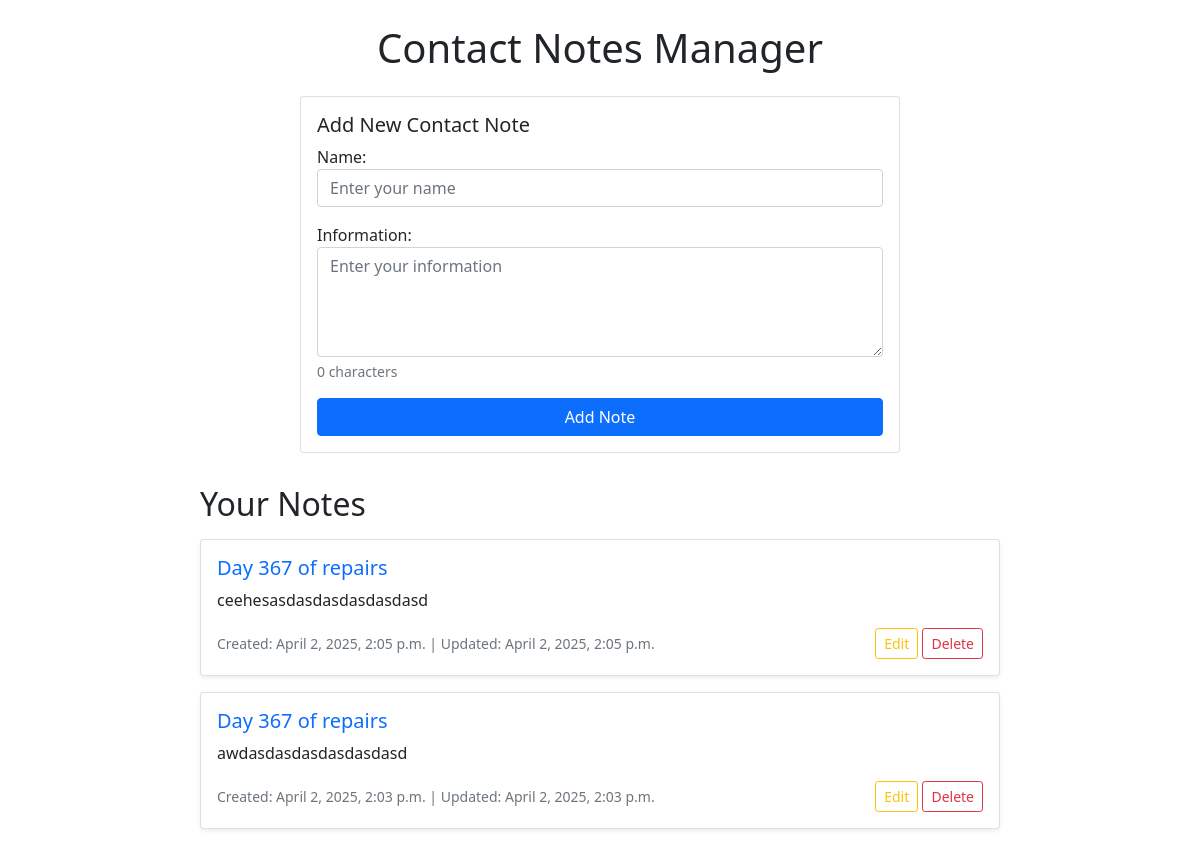
The page / on the database its author committed.
### DWF_App/models.py (models this page shows, shortened)
class Entry(models.Model):
    name = models.CharField(max_length=75)
    information = models.TextField()
    created_at = models.DateTimeField(auto_now_add=True)
    updated_at = models.DateTimeField(auto_now=True)
    class Meta:
        ordering = ['-created_at']

### DWF_App/views.py (the view)
# urls.py: path('', entry_list, name='entry_list'),
def entry_list(request):
    entries = Entry.objects.all().order_by('-created_at')
    form = EntryForm()
    return render(request, 'entries/entry_list.html', {
        'entries': entries,
        'form': form
    })

### DWF_App/forms.py (shortened to what this page needs)
class EntryForm(forms.ModelForm):
    class Meta:
        model = Entry
        fields = ['name', 'information']
        widgets = {
            'name': forms.TextInput(attrs={
                'class': 'form-control',
                'placeholder': 'Enter your name'
            }),
            'information': forms.Textarea(attrs={
                'class': 'form-control',
                'placeholder': 'Enter your information',
                'rows': 4,
                'data-min-length': '10',
                'oninput': 'this.nextElementSibling.textContent = this.value.length + " characters"'
            })
        }

### DWF_App/templates/entries/entry_list.html (shortened to what this page needs)
<!DOCTYPE html>
<html lang="en">
<head>
    <link href="https://cdn.jsdelivr.net/npm/bootstrap@5.1.3/dist/css/bootstrap.min.css" rel="stylesheet">
</head>
<body>
    <div class="container mt-4">
        <h1 class="text-center mb-4">Contact Notes Manager</h1>
        <div class="form-container">
            <div class="card">
                <div class="card-body">
                    <h5 class="card-title">Add New Contact Note</h5>
                    <form id="entry-form"
                    hx-post="{% url 'add_entry' %}"
                    hx-target="#entries-list"
                    hx-swap="outerHTML"
                    hx-indicator="#submit-button"
                    hx-on::after-request="if(event.detail.successful) { this.reset(); }">
                            {{ form.as_p }}
                            <button type="submit" id="submit-button" class="btn btn-primary w-100">
                                <span>Add Note</span>
                            </button>
                    </form>
                </div>
            </div>
        </div>
        <div class="entries-container">
            <h2 class="mb-3">Your Notes</h2>
            <div id="entries-list">
                {% include "entries/entries_list_partial.html" %}
            </div>
        </div>
    </div>
</body>
</html>

### DWF_App/templates/entries/entries_list_partial.html
{% for entry in entries %}
    {% include "entries/entry_item.html" with entry=entry %}
{% empty %}
    <div class="alert alert-info">No notes yet. Add your first note above!</div>
{% endfor %}

### DWF_App/templates/entries/entry_item.html
<div class="card mb-3 shadow-sm" id="entry-{{ entry.id }}">
    <div class="card-body">
        <h5 class="card-title text-primary">{{ entry.name }}</h5>
        <p class="card-text">{{ entry.information }}</p>
        <div class="d-flex justify-content-between align-items-center">
            <small class="text-muted">
                Created: {{ entry.created_at|date:"F j, Y, g:i a" }}
                {% if entry.updated_at != entry.created_at %}
                    | Updated: {{ entry.updated_at|date:"F j, Y, g:i a" }}
                {% endif %}
            </small>
            <div>
                <button  class="btn btn-sm btn-outline-warning"
                 hx-get="{% url 'edit_entry' entry.id %}"
                  hx-target="#entry-{{ entry.id }}"
                   hx-swap="outerHTML">
                    Edit
                </button>
                <button class="btn btn-sm btn-outline-danger"
                        hx-delete="{% url 'delete_entry' entry.id %}"
                        hx-target="#entry-{{ entry.id }}"
                        hx-swap="outerHTML"
                        hx-confirm="Are you sure you want to delete this entry?"
                        hx-headers='{"X-CSRFToken": "{{ csrf_token }}"}'>
                    Delete
                </button>
            </div>
        </div>
    </div>
</div>

### DWF_App/templates/entries/entry_list.html (style rules this page uses)
.form-container { max-width: 600px; margin: 0 auto; }
.entries-container { max-width: 800px; margin: 2rem auto; }

### rows shown on the page
Entry: name "Day 367 of repairs", information "ceehesasdasdasdasdasdasd", created_at "April 2, 2025, 2:05 p.m.", updated_at "April 2, 2025, 2:05 p.m."
Entry: name "Day 367 of repairs", information "awdasdasdasdasdasdasd", created_at "April 2, 2025, 2:03 p.m.", updated_at "April 2, 2025, 2:03 p.m."
